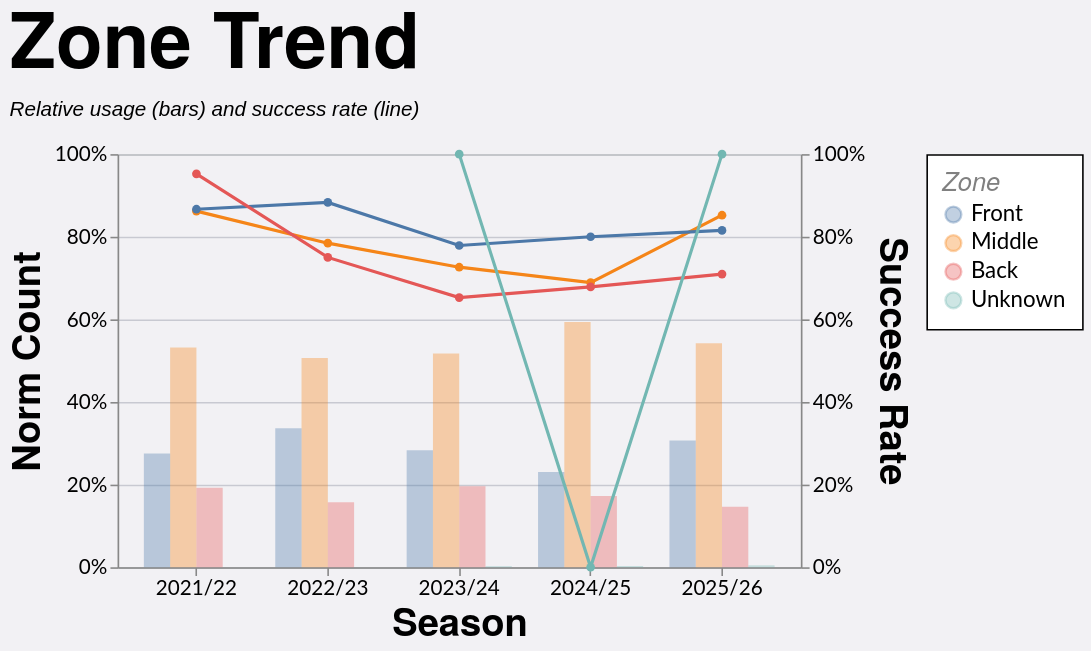

The Vega-Lite source for this figure:
### Vega-Lite specification from a JSON file in a GitHub repository (floating-point values rounded to 4 significant figures; data arrays with more than 128 entries replaced by an {"elided": "..."} marker saying what was removed)
{"config": {"axis": {"labelFont": "Lato, sans-serif", "titleFont": "PT Sans Narrow, Helvetica Neue, Helvetica, Arial, sans-serif", "labelFontSize": 13, "titleFontSize": 24, "gridColor": "#202947", "gridOpacity": 0.2}, "header": {"labelFont": "PT Sans Narrow, Helvetica Neue, Helvetica, Arial, sans-serif", "titleFont": "PT Sans Narrow, Helvetica Neue, Helvetica, Arial, sans-serif", "labelFontSize": 24, "titleFontSize": 28, "labelFontWeight": "bold", "orient": "left"}, "legend": {"labelFont": "Lato, sans-serif", "titleFont": "PT Sans Narrow, Helvetica Neue, Helvetica, Arial, sans-serif", "labelFontSize": 14, "titleFontSize": 16, "titlePadding": 5, "fillColor": "white", "strokeColor": "black", "padding": 10, "titleFontWeight": "lighter", "titleFontStyle": "italic", "titleColor": "gray", "offset": 10}, "title": {"font": "PT Sans Narrow, Helvetica Neue, Helvetica, Arial, sans-serif", "fontSize": 48, "fontWeight": "bold", "anchor": "start", "align": "center", "titlePadding": 20, "subtitlePadding": 10, "subtitleFontSize": 13, "subtitleColor": "", "subtitleFontStyle": "italic", "offset": 15, "color": "black"}, "axisX": {"labelAngle": 0}, "facet": {"title": null, "header": null, "align": {"row": "each", "column": "each"}}, "resolve": {"scale": {"y": "independent", "facet": "independent"}}, "background": "#f2f1f4"}, "layer": [{"mark": {"type": "bar", "opacity": 0.35}, "encoding": {"color": {"field": "area", "sort": ["Front", "Middle", "Back"], "title": "Zone", "type": "nominal"}, "tooltip": [{"field": "season", "title": "Season", "type": "nominal"}, {"field": "area", "title": "Zone", "type": "nominal"}, {"field": "won", "format": ",.0f", "title": "Won", "type": "quantitative"}, {"field": "attempts", "format": ",.0f", "title": "Attempts", "type": "quantitative"}, {"field": "norm_count", "format": ".1%", "title": "Norm Count", "type": "quantitative"}, {"field": "success_rate", "format": ".1%", "title": "Success Rate", "type": "quantitative"}], "x": {"field": "season", "sort": ["2021/22", "2022/23", "2023/24", "2024/25", "2025/26"], "title": "Season", "type": "nominal"}, "xOffset": {"field": "area", "sort": ["Front", "Middle", "Back"], "type": "nominal"}, "y": {"axis": {"format": "%", "orient": "left"}, "field": "norm_count", "scale": {"domain": [0, 1]}, "title": "Norm Count", "type": "quantitative"}}, "transform": [{"filter": "(loSquad == 'All' || datum.squad == loSquad) && (loGameType == 'All' || (loGameType == 'League + Cup' && (datum.game_type == 'League' || datum.game_type == 'Cup')) || (loGameType == 'League only' && datum.game_type == 'League') || datum.game_type == loGameType) && (loOpposition == 'All' || datum.opposition == loOpposition) && (loThrower == 'All' || datum.thrower == loThrower) && (loJumper == 'All' || datum.jumper == loJumper) && (loArea == 'All' || datum.area == loArea) && (loNumbers == 'All' || datum.numbers == loNumbers) && (loCallType == 'All' || datum.call_type == loCallType)"}, {"aggregate": [{"op": "count", "as": "attempts"}, {"op": "sum", "field": "won", "as": "won"}], "groupby": ["season", "area"]}, {"joinaggregate": [{"op": "sum", "field": "attempts", "as": "season_attempts"}], "groupby": ["season"]}, {"calculate": "datum.attempts / datum.season_attempts", "as": "norm_count"}, {"calculate": "datum.won / datum.attempts", "as": "success_rate"}]}, {"mark": {"type": "line", "point": true, "strokeWidth": 2}, "encoding": {"color": {"field": "area", "sort": ["Front", "Middle", "Back"], "title": "Zone", "type": "nominal"}, "detail": {"field": "area", "type": "nominal"}, "tooltip": [{"field": "season", "title": "Season", "type": "nominal"}, {"field": "area", "title": "Zone", "type": "nominal"}, {"field": "won", "format": ",.0f", "title": "Won", "type": "quantitative"}, {"field": "attempts", "format": ",.0f", "title": "Attempts", "type": "quantitative"}, {"field": "norm_count", "format": ".1%", "title": "Norm Count", "type": "quantitative"}, {"field": "success_rate", "format": ".1%", "title": "Success Rate", "type": "quantitative"}], "x": {"field": "season", "sort": ["2021/22", "2022/23", "2023/24", "2024/25", "2025/26"], "title": "Season", "type": "nominal"}, "y": {"axis": {"format": "%", "orient": "right"}, "field": "success_rate", "scale": {"domain": [0, 1]}, "title": "Success Rate", "type": "quantitative"}}, "transform": [{"filter": "(loSquad == 'All' || datum.squad == loSquad) && (loGameType == 'All' || (loGameType == 'League + Cup' && (datum.game_type == 'League' || datum.game_type == 'Cup')) || (loGameType == 'League only' && datum.game_type == 'League') || datum.game_type == loGameType) && (loOpposition == 'All' || datum.opposition == loOpposition) && (loThrower == 'All' || datum.thrower == loThrower) && (loJumper == 'All' || datum.jumper == loJumper) && (loArea == 'All' || datum.area == loArea) && (loNumbers == 'All' || datum.numbers == loNumbers) && (loCallType == 'All' || datum.call_type == loCallType)"}, {"aggregate": [{"op": "count", "as": "attempts"}, {"op": "sum", "field": "won", "as": "won"}], "groupby": ["season", "area"]}, {"joinaggregate": [{"op": "sum", "field": "attempts", "as": "season_attempts"}], "groupby": ["season"]}, {"calculate": "datum.attempts / datum.season_attempts", "as": "norm_count"}, {"calculate": "datum.won / datum.attempts", "as": "success_rate"}]}], "data": {"name": "data-8f67b32cb11d9725e3a2fd6bcb7c6e48"}, "height": 260, "params": [{"name": "loSquad", "value": "All"}, {"name": "loSeason", "value": "All"}, {"name": "loGameType", "value": "All"}, {"name": "loOpposition", "value": "All"}, {"name": "loThrower", "value": "All"}, {"name": "loJumper", "value": "All"}, {"name": "loArea", "value": "All"}, {"name": "loNumbers", "value": "All"}, {"name": "loCallType", "value": "All"}], "resolve": {"scale": {"y": "independent"}}, "title": {"text": "Zone Trend", "subtitle": "Relative usage (bars) and success rate (line)"}, "width": 430, "$schema": "https://vega.github.io/schema/vega-lite/v5.20.1.json", "datasets": {"data-8f67b32cb11d9725e3a2fd6bcb7c6e48": {"elided": "1242 records"}}}
